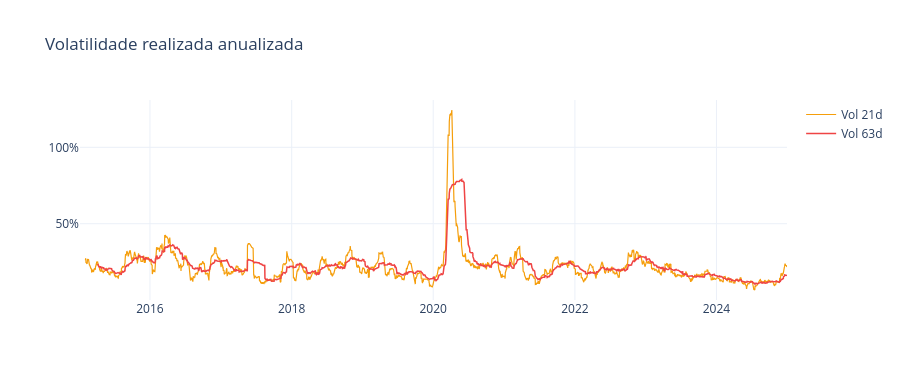

Notebook code cell kept with this figure:
### Markdown cell above
## 4. Volatilidade realizada (rolling)

### Code cell
raw['vol_21d']  = ret.rolling(21).std() * np.sqrt(252)
raw['vol_63d']  = ret.rolling(63).std() * np.sqrt(252)

fig = go.Figure()
fig.add_trace(go.Scatter(x=raw.index, y=raw['vol_21d'],
                         name='Vol 21d', line=dict(color='#f59e0b', width=1.2)))
fig.add_trace(go.Scatter(x=raw.index, y=raw['vol_63d'],
                         name='Vol 63d', line=dict(color='#ef4444', width=1.5)))
fig.update_layout(title='Volatilidade realizada anualizada',
                  yaxis_tickformat='.0%',
                  template='plotly_white', height=380)
fig.show()

### Figure 1 — Plotly figure (JSON) as saved in the notebook; plotly's stock layout.template omitted (floating-point values rounded to 4 significant figures; data arrays with more than 128 entries replaced by an {"elided": "..."} marker saying what was removed)
{"data": [{"line": {"color": "#f59e0b", "width": 1.2}, "name": "Vol 21d", "type": "scatter", "x": {"elided": "2459 str values"}, "y": {"elided": "2459 float values"}}, {"line": {"color": "#ef4444", "width": 1.5}, "name": "Vol 63d", "type": "scatter", "x": {"elided": "2459 str values"}, "y": {"elided": "2459 float values"}}], "layout": {"height": 380, "title": {"text": "Volatilidade realizada anualizada"}, "yaxis": {"tickformat": ".0%"}}}
